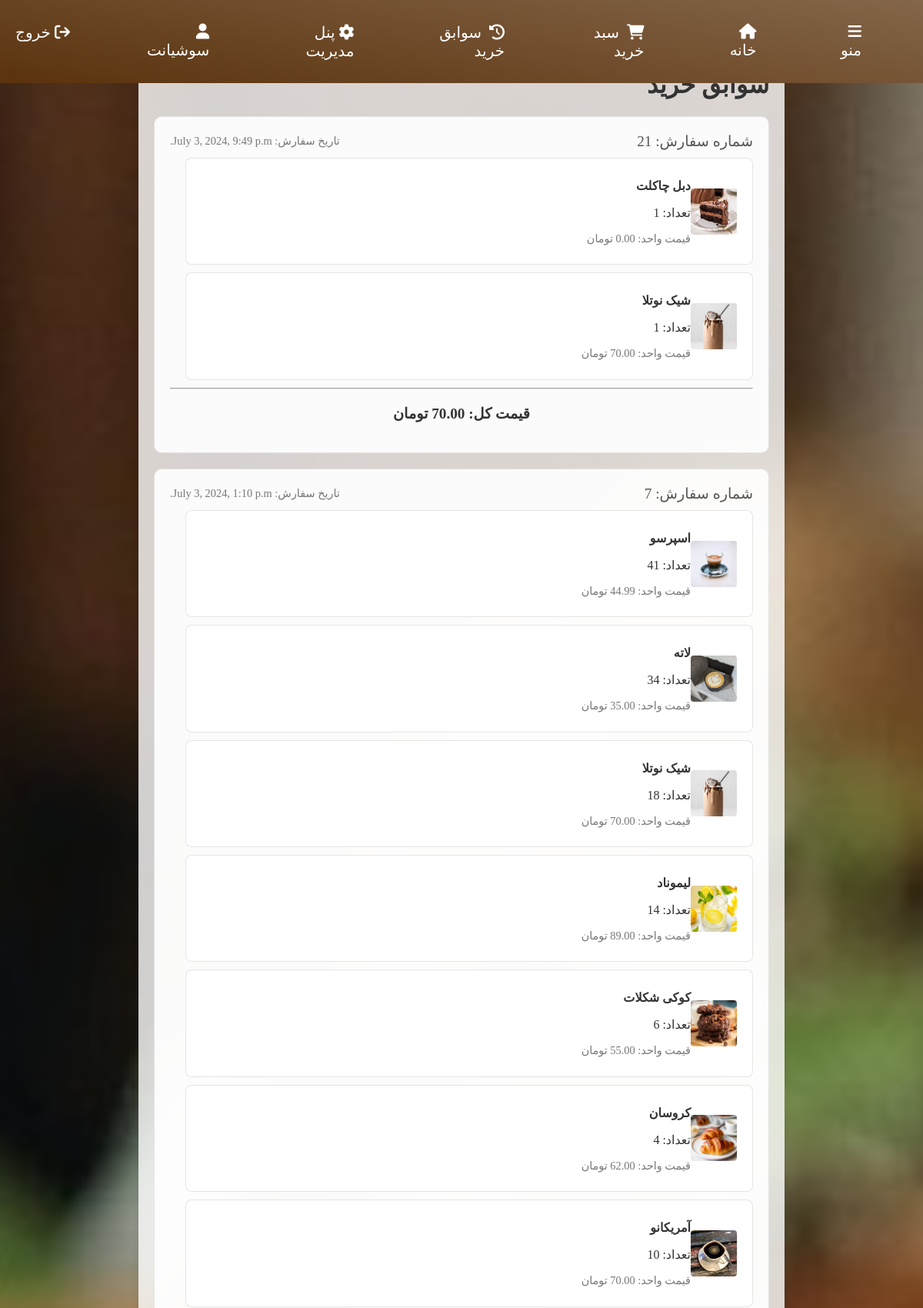
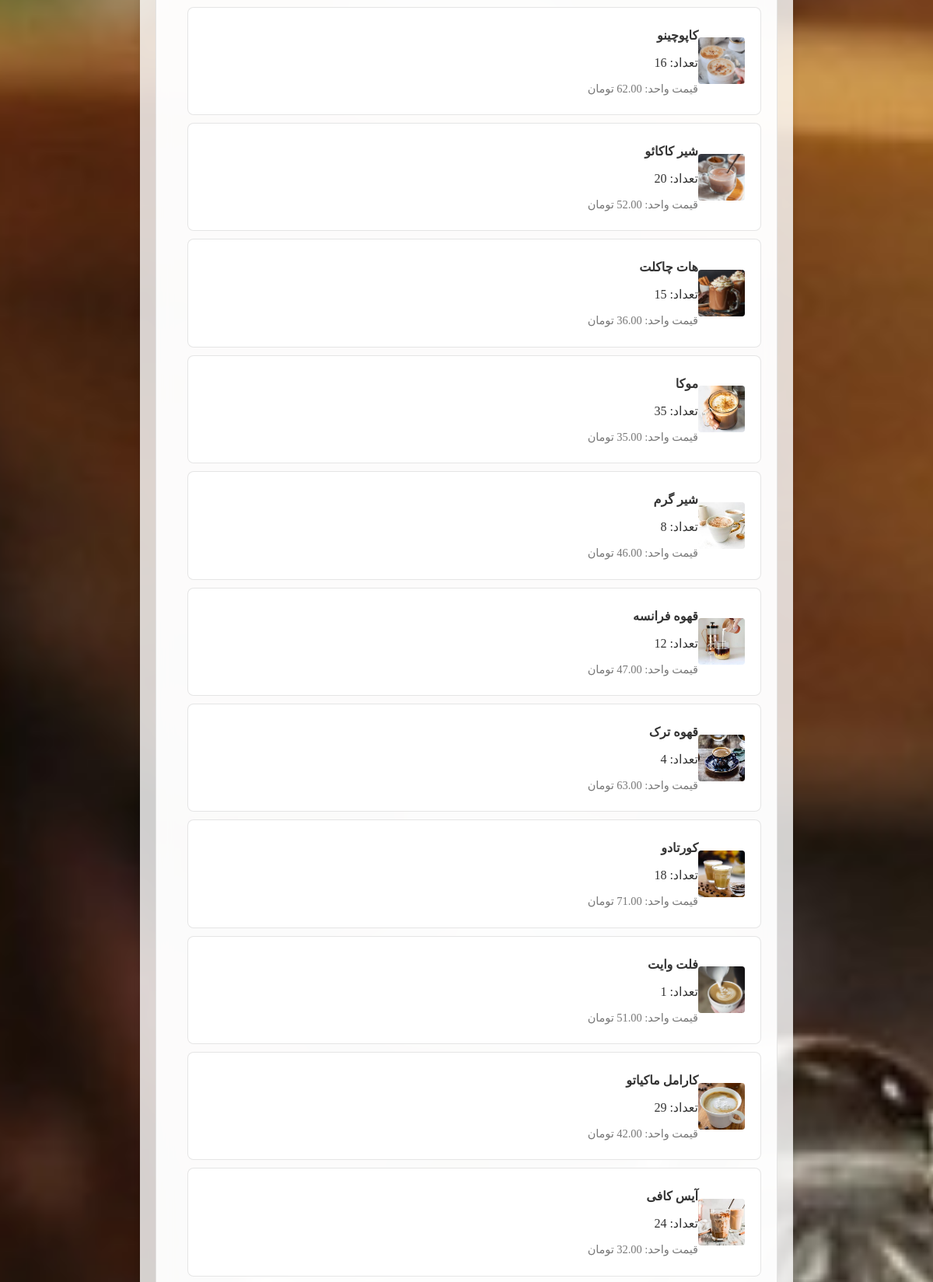
The page /order_history/ (signed in, upper part) on the database its author committed (2 pictures, top to bottom).
### members/models.py (models this page shows)
class Member(AbstractBaseUser, PermissionsMixin):
    username = models.CharField(_("نام کاربری یا ایمیل"), max_length=255, unique=True, primary_key=True) # either user or email
    first_name = models.CharField(_("نام") ,max_length=255)
    last_name = models.CharField(_("نام خانوادگی"),max_length=255)
    phone_number = models.CharField(_("شماره همراه"),max_length=12, blank=True, null=True)
    password = models.CharField(_("رمز عبور"), max_length=128)
    created_date = models.DateTimeField(auto_now_add=True, null=True)
    last_login = models.DateTimeField(auto_now_add=True, blank=True, null=True)
    modified_date = models.DateTimeField(auto_now=True, null=True)
    is_active = models.BooleanField(_('active'), default=True)
    is_staff = models.BooleanField(_('staff status'), default=False)
    objects = MemberManager()
    USERNAME_FIELD = 'username'
    REQUIRED_FIELDS = ['first_name', 'last_name', 'password']
    class Meta:
        verbose_name = _('user')
        verbose_name_plural = _('users')
    def __str__(self):
        return self.first_name

### mainapp/models.py (models this page shows, shortened)
class Order(models.Model):
    customer = models.ForeignKey(Member, on_delete=models.CASCADE)
    products = models.ManyToManyField(Product, through='OrderProduct')
    order_date = models.DateTimeField(default=timezone.now)
    Type = models.BinaryField(blank=True, null=True)
    is_finalized = models.BooleanField(default=False)
    @property
    def get_total_price(self):
        total = sum(order_product.product.price * order_product.quantity for order_product in self.orderproduct_set.all())
        return total

class Product(models.Model):
    CATEGORY_CHOICES = [
        ('hot_drinks', 'نوشیدنی گرم'),
        ('cold_drinks', 'نوشیدنی سرد'),
        ('cakes', 'کیک'),
        ('breakfast','صبحانه')
    ]
    category = models.CharField(_("دسته بندی محصول"),max_length=20, choices=CATEGORY_CHOICES, default='hot_drinks')
    name = models.CharField(_('نام'), max_length=255)
    description = models.CharField( _("توضیحات"), max_length=255, blank=True, null=True)
    price = models.DecimalField(_("قیمت"),default=0, max_digits=10, decimal_places=2, validators=[validators.MinValueValidator(0)])
    timeNeeded = models.IntegerField(_("زمان مورد نیاز"),default=0, validators=[validators.MaxValueValidator(60)])
    coffee = models.PositiveIntegerField(_("قهوه"),default=0)
    milk = models.PositiveIntegerField(_("شیر"),default=0)
    chocolate = models.PositiveIntegerField(_("شکلات"),default=0)
    flour = models.PositiveIntegerField(_("آرد"),default=0)
    sugar = models.PositiveIntegerField(_("شکر"),default=0)
    egg = models.PositiveIntegerField(_("تخم مرغ"),default=0)
    bread = models.PositiveIntegerField(_("نان"),default=0)
    image = models.ImageField(_("تصویر"),upload_to='products/')
    created_at = models.DateTimeField(auto_now_add=True)
    updated_at = models.DateTimeField(auto_now=True)
    sold_count = models.PositiveBigIntegerField(default=0)

### mainapp/views.py (the view)
# urls.py: path('order_history/', views.order_history, name='order_history'),
@login_required
def order_history(request):
    orders = Order.objects.filter(customer=request.user).order_by('-order_date')
    order_data = []
    for order in orders:
        order_products = order.orderproduct_set.all()
        products_info = []
        for order_product in order_products:
            product_info = {
                'product_name': order_product.product.name,
                'quantity': order_product.quantity,
                'price_per_unit': order_product.product.price,
                'image_url': order_product.product.image.url,
            }
            products_info.append(product_info)
        order_info = {
            'order_number': order.pk,
            'order_date': order.order_date,
            'products': products_info,
            'total_price': order.get_total_price,  # اضافه کردن قیمت کل به اطلاعات سفارش
        }
        order_data.append(order_info)
    context = {
        'orders': order_data,
    }
    return render(request, 'mainapp/order_history.html', context)

### templates/mainapp/order_history.html
{% extends 'base.html' %}
{% load static %}
{% block content %}
<link rel="stylesheet" href="{% static 'css/order_history.css' %}">
<div class="order-container">
    <h1>سوابق خرید</h1>
    {% if orders %}
        {% for order in orders %}
        <div class="order">
            <div class="order-header">
                <span class="order-number">شماره سفارش: {{ order.order_number }}</span>
                <span class="order-date">تاریخ سفارش: {{ order.order_date }}</span>
            </div>
            <div class="products-list">
                {% for product in order.products %}
                <div class="product">
                    <img class="product-image" src="{{ product.image_url }}" alt="{{ product.product_name }}">
                    <div class="product-details">
                        <p class="product-name">{{ product.product_name }}</p>
                        <p>تعداد: {{ product.quantity }}</p>
                        <p class="product-price">قیمت واحد: {{ product.price_per_unit }} تومان</p>
                    </div>
                </div>
                {% endfor %}
            </div>
            <hr>
            <p class="total-price">قیمت کل: {{ order.total_price }} تومان</p>
        </div>
        {% endfor %}
    {% else %}
        <div class="no-orders">هیچ سفارشی یافت نشد.</div>
    {% endif %}
</div>
{% endblock %}

### templates/base.html (shortened to what this page needs)
<!DOCTYPE html>
<html lang="fa">
<head>
    {% load static %}
    <link rel="stylesheet" href="{% static 'css/homePage.css' %}">
    <link rel="stylesheet" href="https://cdnjs.cloudflare.com/ajax/libs/font-awesome/6.0.0-beta3/css/all.min.css">
</head>
<body>
    <div class="navbar">
        <ul>
            <li>
                <a id='menu' href="#"><i class="fas fa-bars" id='menu-svg'></i>منو</a>
            </li>
            <li><a id='home-button' href='{% url "index" %}'><i class="fas fa-home"></i>خانه</a></li>
            <li><a id='cart' href="{% url 'view_cart' %}"><i class="fas fa-shopping-cart"></i> سبد خرید</a></li>
            <li><a id='his'href="{% url 'order_history' %}"><i class="fas fa-history"></i> سوابق خرید</a></li>
            {% if user.is_authenticated and user.is_staff %}
                <li><a id='enter-ac' href="{% url 'management_panel' %}"><i class="fa-solid fa-gear"></i>پنل مدیریت</a></li>
            {% endif %}
            {% if user.is_authenticated %}
                <li><i class="fas fa-user"></i> {{ user }} </a></li>
                <li>
                    <form method="post" action="{% url 'logout' %}">
                        <button class="logout-button" type="submit"><i class="fa-solid fa-arrow-right-from-bracket"></i> خروج</button>
                    </form>
                </li>
            {% else %}
                <li><a id='enter-ac' href="{% url 'login' %}"><i class="fas fa-user"></i> ورود به حساب کاربری</a></li>
            {% endif %}
        </ul>
    </div>
    {% block content %}
    {% endblock content %}
</body>
</html>

### static/css/homePage.css (style rules this page uses)
* { font-family: Vazirmatn; }
body { margin: 0; padding: 0; direction: rtl; background: linear-gradient(225deg, #c3a282, #e4d7cc); }
.navbar { position: fixed; top: 0; width: 100%; display: flex; justify-content: space-between; align-items: center; background: linear-gradient(10deg, #59310b, #84664a); color: white; padding: 30px; font-size: 20px; z-index: 1; }
.navbar ul { list-style: none; padding: 0; margin: 0; display: flex; }
.navbar ul li { margin: 0 50px; position: relative; }
.navbar ul li a { color: white; text-decoration: none; transition: color 0.3s ease; }
.navbar ul li a i { margin-left: 5px; }
a { font-family: Vazirmatn !important; }
#menu-svg { transition: all 0.5s; transform:rotate(0deg); }

### static/css/order_history.css (style rules this page uses)
body { font-family: Arial, sans-serif; margin: 0; padding: 0; background: url('../images/record_background.jpg') no-repeat center center fixed; background-size: cover; color: #333; }
.order-container { max-width: 800px; margin: 50px auto; background-color: rgba(255, 255, 255, 0.8); padding: 20px; border-radius: 10px; box-shadow: 0 2px 10px rgba(0, 0, 0, 0.1); }
.order { border: 1px solid rgba(0, 0, 0, 0.1); padding: 20px; margin-bottom: 20px; background-color: rgba(255, 255, 255, 0.9); backdrop-filter: blur(10px); border-radius: 10px; }
.order-header { display: flex; justify-content: space-between; align-items: center; margin-bottom: 10px; }
.order-number { font-size: 1.2rem; color: #555; }
.order-date { font-size: 0.9rem; color: #777; }
.products-list { padding-left: 20px; }
.product { display: flex; align-items: center; margin-bottom: 10px; padding: 10px; background-color: rgba(255, 255, 255, 0.9); backdrop-filter: blur(10px); border: 1px solid rgba(0, 0, 0, 0.1); border-radius: 8px; }
.product-image { width: 60px; height: 60px; border-radius: 4px; margin-right: 10px; }
.product-details { flex: 1; }
.product-name { font-weight: bold; }
.product-price { font-size: 0.9rem; color: #777; }
.total-price { font-size: 1.2rem; font-weight: bold; margin-top: 20px; text-align: center; }

### templates/base.html (style rules this page uses)
.logout-button { background: none; border: none; color: white; font-size: 20px; cursor: pointer; padding: 0; margin: 0; display: flex; align-items: center; transition: color 0.3s ease; }
.logout-button i { margin-left: 5px; }

### rows shown on the page
Member: first_name "سوشیانت"
Order: order_date "July 3, 2024, 9:49 p.m."
Product: product_name "دبل چاکلت", price_per_unit "0.00"
Product: product_name "شیک نوتلا" "شیک نوتلا", price_per_unit "70.00" "70.00"
Order: order_date "July 3, 2024, 1:10 p.m."
Product: product_name "اسپرسو", price_per_unit "44.99"
Product: product_name "لاته", price_per_unit "35.00"
Product: product_name "لیموناد", price_per_unit "89.00"
Product: product_name "کوکی شکلات", price_per_unit "55.00"
Product: product_name "کروسان", price_per_unit "62.00"
Product: product_name "آمریکانو", price_per_unit "70.00"
Product: product_name "کاپوچینو", price_per_unit "62.00"
Product: product_name "شیر کاکائو", price_per_unit "52.00"
Product: product_name "هات چاکلت", price_per_unit "36.00"
Product: product_name "موکا", price_per_unit "35.00"
Product: product_name "شیر گرم", price_per_unit "46.00"
Product: product_name "قهوه فرانسه", price_per_unit "47.00"
Product: product_name "قهوه ترک", price_per_unit "63.00"
Product: product_name "کورتادو", price_per_unit "71.00"
Product: product_name "فلت وایت", price_per_unit "51.00"
Product: product_name "کارامل ماکیاتو", price_per_unit "42.00"
Product: product_name "آیس کافی", price_per_unit "32.00"

### other values the page prints
{{ order.order_number }} "21" "7"
{{ product.quantity }} "1" "1" "41" "34" "18" "14" "6" "4" "10" "16" "20" "15" "35" "8" "12" "4" "18" "1" "29" "24"
{{ order.total_price }} "70.00"
